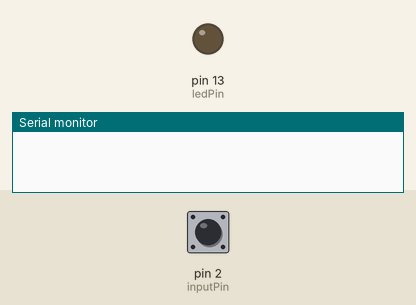
Simulated run of this sketch. Board: Arduino Uno, built with avr-gcc and run on an emulated ATmega328P. On the bench: output pins drawn as LEDs (lit = HIGH), the last lines printed to the serial monitor. The test bench sets the inputs (shaded band); at power-on: pin 2 (inputPin) HIGH.

Above: at 1.2 s.
1.3 s: pin 2 (inputPin) pulled LOW for 0.15 s
At 2.3 s:
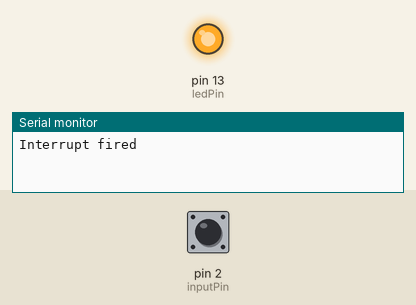
2.9 s: pin 2 (inputPin) pulled LOW for 1 s
At 3.5 s:
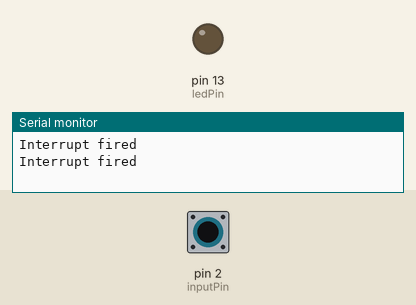
5.4 s: pin 2 (inputPin) pulled LOW for 3.2 s
At 6.6 s:
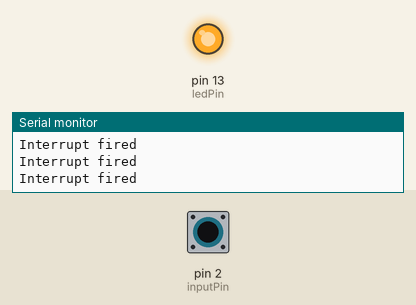
Timing chart, 0 to 8.4 s (numbered marks = the images above; inputs shaded):
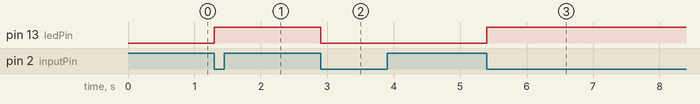

The sketch:

Interrupts.ino
```cpp
#define ledPin 13
#define inputPin 2
void setup() {
  pinMode(ledPin, OUTPUT);
  pinMode(inputPin, INPUT_PULLUP);
  attachInterrupt(0, buttonPressed, FALLING);
  Serial.begin(9600);
}

void loop() {
  // put your main code here, to run repeatedly:

}

void buttonPressed(){
  Serial.println("Interrupt fired");
  if(digitalRead(ledPin))
    digitalWrite(ledPin, LOW);
  else
    digitalWrite(ledPin, HIGH);
}
```

Measured:
- after the input at 1.3 s, pin 13 (ledPin): LOW → HIGH at once
- after the input at 2.9 s, pin 13 (ledPin): HIGH → LOW at once
- after the input at 5.4 s, pin 13 (ledPin): LOW → HIGH at once
